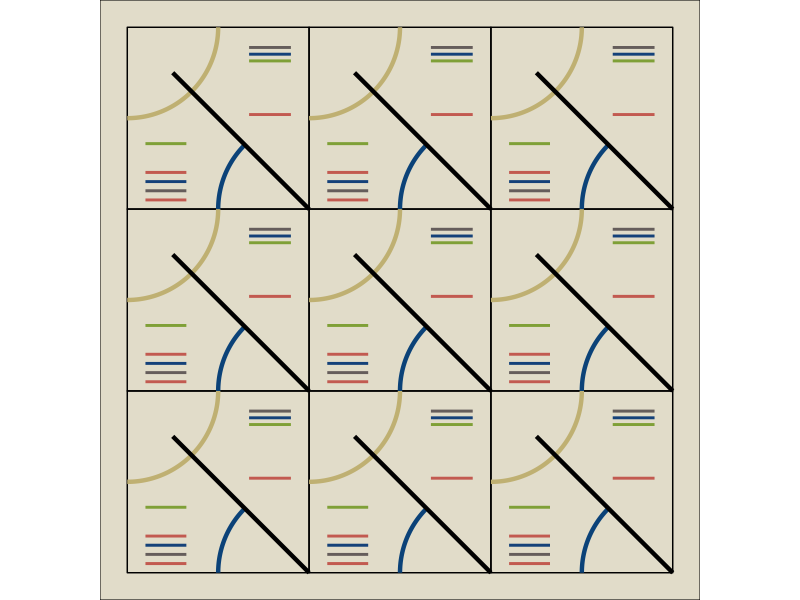

Write R code to recreate this figure.
## ---- chunk 1
knitr::opts_chunk$set(echo = TRUE)
## ---- chunk 2
library(tidyverse)
library(ggforce)
## ---- chunk 3
hlito <- function(rows, cols, pierce_amt = 0.1) {
  df <- crossing(x = 1:cols, y = 1:rows) %>% 
    mutate(id = row_number())
  
  squres <- df %>%
    transmute(
      id,
      x1 = x+1, x2 = x, x3 = x,   x4 = x+1,
      y1 = y  , y2 = y, y3 = y+1, y4 = y+1,
    ) %>%
    pivot_longer(cols = -id, names_to = "coord") %>%
    mutate(coord = str_extract(coord, "^.")) %>%
    pivot_wider(id_cols = id, names_from = "coord", values_from = "value", values_fn = list) %>%
    unnest(cols = c(x, y))
  
  big_arcs <- df %>%
    transmute(
      id,
      x0    = x,
      y0    = y+1,
      r     = 0.5,
      start = 0.5*pi,
      end   = pi
    )
  
  small_arcs <- df %>%
    transmute(
      id,
      x0    = x+1,
      y0    = y,
      r     = 0.5,
      start = -0.25*pi,
      end   = -0.50*pi
    )
  
  diags <- df %>%
    mutate(
      xend = map_dbl(x, ~ .x+pierce_amt), # link this with quarter circle to make it more interseting
      x    = x+1,
      yend = map_dbl(y, ~ .x+1-pierce_amt),
      y    = y
    )
  
  create_notches <- function(x, y, id) {
    dat <- tibble(x = x, y = y, id = id)
    
    left <- map_dfr(1:5, ~dat) %>% 
      mutate(
        x    = x + 0.1,
        xend = x + 0.225,
        prop = accumulate(seq(from = 5, to = 2), ~ (.y-1)/5 * 0.63, .init = 0.9), 
        yend = y + prop*0.4,
        y    = yend
      ) %>% 
      mutate(clr = c("#7FA037", "#C25A50", "#144179", "#655D5B", "#C25A50"))
    
    right <- map_dfr(1:4, ~dat) %>% 
      mutate(
        xend = x + 0.9,
        x    = xend - 0.23,
        prop = accumulate(seq(from = 2, to = 4), ~ (.y+1)/4 * 0.37, .init = 1.2), 
        yend = y+1 -prop*0.4,
        y    = yend
      )  %>% 
      mutate(clr = c("#C25A50", "#655D5B", "#144179", "#7FA037"))  
    
    left %>% rbind(right)
  }
  
  notches <- df %>% 
    pmap_dfr(create_notches)
  

  dfs <- list(squres, big_arcs, small_arcs, diags, notches)
  dfs
}
## ---- chunk 4
testing <- hlito(rows = 3, cols = 3, pierce_amt = 0.25)


p <- ggplot() +
  geom_polygon(
    data = testing[[1]],
    aes(x = x, y = y, group = id),
    fill = NA, color = "#000000"
  ) +
  geom_arc(
    data = testing[[2]],
    aes(x0 = x0, y0 = y0, r = r, start = start, end = end),
    color = "#bfb072",
    size = 1.5
  ) +
  geom_arc(
    data = testing[[3]],
    aes(x0 = x0, y0 = y0, r = r, start = start, end = end),
    color = "#0b4278",
    size = 1.5
  ) +
  geom_segment(
    data = testing[[4]],
    aes(x = x, xend = xend, y = y, yend = yend),
    color = "#000000",
    size = 1.5
  ) +
  geom_segment(
    data = testing[[5]],
    aes(x = x, xend = xend, y = y, yend = yend),
    color = testing[[5]]$clr,
    size = 1
  ) +
  coord_equal() +
  theme_void() +
  theme(
    plot.background = element_rect(fill = "#e1dcc9")
  )
p

testing
# p + ggsave(here::here("week1", "progress.png"))
